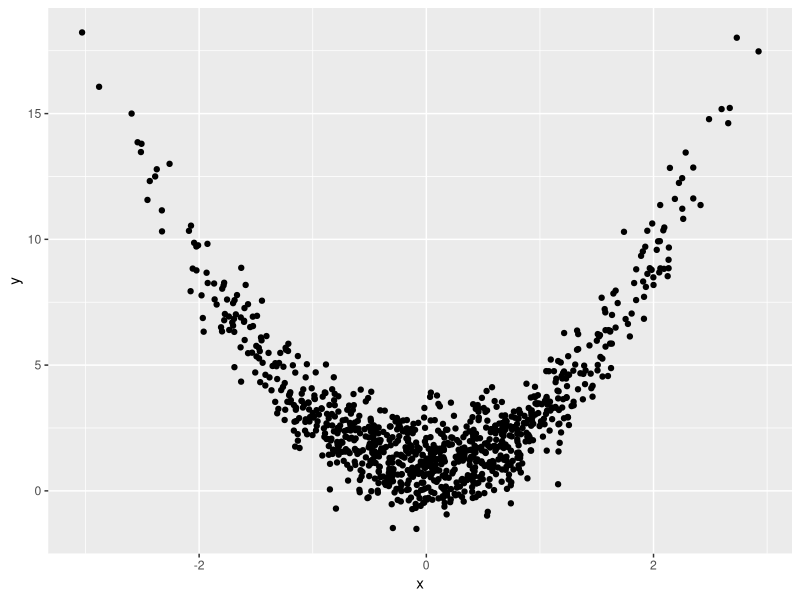

Generate this figure with R:
## ---- chunk 1
samp = rnorm(100)
length(samp)
## ---- chunk 2
library(tidyverse)




plot_df<- tibble(
  x=rnorm(n=1000),
  y = 1+2*x^2+rnorm(n=1000)
)

#histogram
#ggplot(plot_df,aes(x=x))+  geom_histogram()


#scatter
ggplot(plot_df,aes(x=x,y=y))+geom_point()

#ggsave("scatter_plot.pdf",height =4, width =5)




